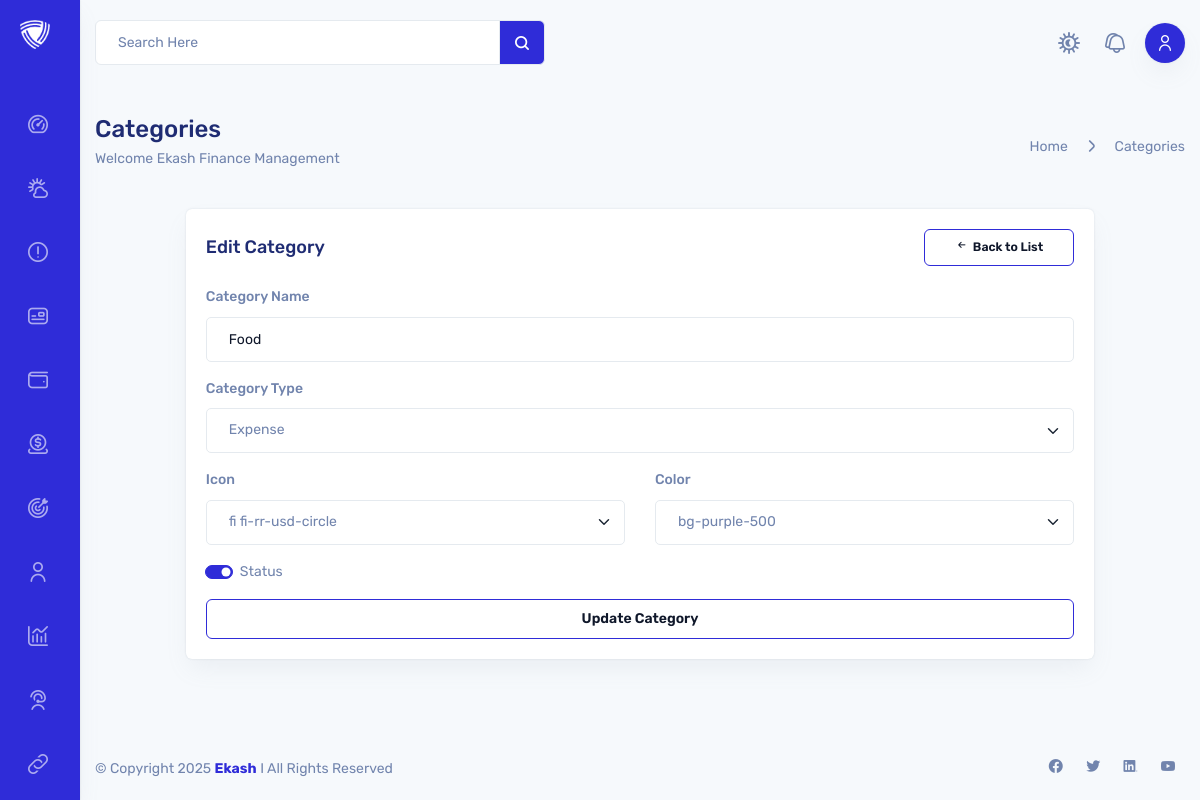
Page /categories/edit/3/ (signed in) on the committed database.
### category/models.py (models this page shows, shortened)
class Category(models.Model):
    user = models.ForeignKey(Account, on_delete=models.CASCADE, related_name='category_user', null=True, blank=True)
    category_type = models.ForeignKey(CategoryType, on_delete=models.CASCADE, related_name='cat_type')
    category_icon = models.ForeignKey(Icon, on_delete=models.CASCADE, related_name='icon')
    category_icon_color = models.ForeignKey(Color, on_delete=models.CASCADE, related_name='icon_color')
    category_name = models.CharField(max_length=50, blank=True)
    slug = models.SlugField(max_length=264, unique=True)
    is_active = models.BooleanField(default=True)
    created_at = models.DateTimeField(auto_now_add=True)
    updated_at = models.DateTimeField(auto_now=True)
    class Meta:
        verbose_name = 'category'
        verbose_name_plural = 'categories'

### category/views.py (the view)
# urls.py: path('edit/<int:pk>/', views.edit_category, name='category-edit'),
def edit_category(request, pk):
    category = get_object_or_404(Category, pk=pk, user=request.user)
    if request.method == 'POST':
        form = CategoryFrom(request.POST, instance=category)
        if form.is_valid():
            category = form.save(commit=False)
            category.user = request.user  # Optional: reaffirm user
            category.save()
            return redirect('category:category-list')
    else:
        category = get_object_or_404(Category, pk=pk, user=request.user)
        form = CategoryFrom(instance=category)
        form_action = reverse('category:category-edit', args=[category.pk])
    return render(request, 'categories/category_create.html', {'form': form, 'form_action': form_action})

### category/forms.py
class CategoryFrom(forms.ModelForm):
    class Meta:
        model = Category
        exclude = ['user', 'slug']
        widgets = {
            'category_type': forms.Select(attrs={
                'class': 'form-select',
            }),
            'category_icon': forms.Select(attrs={
                'class': 'form-select',
            }),
            'category_icon_color': forms.Select(attrs={
                'class': 'form-select color-picker',
            }),
            'category_name': forms.TextInput(attrs={
                'class': 'form-control',
                'placeholder': 'Enter category name'
            }),
            'is_active': forms.CheckboxInput(attrs={
                'class': 'form-check-input',
            }),
        }

### category/models.py (called while the page is built)
    def __str__(self):
        return self.category_type_name

    def __str__(self):
        return self.icon_name

    def __str__(self):
        return self.color_name

### templates/categories/category_create.html (shortened to what this page needs)
{% extends 'core/base.html' %}
{% block content %}
<div class="container">
    <div class="row justify-content-center align-items-center g-0">
        <div class="col-12">
            <div class="page-title">
                <div class="row align-items-center justify-content-between">
                    <div class="col-xxl-8 col-xl-10 col-lg-12">
                        <div class="page-title-content">
                            <h3>Categories</h3>
                            <p class="mb-2">Welcome Ekash Finance Management</p>
                        </div>
                    </div>
                    <div class="col-auto">
                        <div class="breadcrumbs"><a href="#">Home </a>
                            <span><i class="fi fi-rr-angle-small-right"></i></span>
                            <a href="#">Categories</a>
                        </div>
                    </div>
                </div>
            </div>
        </div>
    </div>
    <div class="row justify-content-center align-items-center g-0">
        <div class="col-xxl-12 col-xl-12">
            <div class="row justify-content-center align-items-center g-0">
                <div class="col-xxl-8 col-xl-10 col-lg-12">
                    <div class="card">
                        <div class="card-header">
                            <h4 class="card-title">
                                {% if form.instance.pk %}Edit{% else %}Create{% endif %} Category
                            </h4>
                            <a href="{% url 'category:category-list' %}" class="btn btn-sm btn-outline-primary"><i
                                    class="fi fi-rr-arrow-small-left pt-2"></i> &nbsp;Back to List</a>
                        </div>
                        <div class="card-body">
                            <div class="create-new-category">
                                <form class="row" action="{{ form_action }}" method="POST">
                                    <div class="mb-3 col-12">
                                        <label class="form-label">Category Name </label>
                                        {{ form.category_name }}
                                    </div>
                                    <div class="mb-3 col-12">
                                        <label class="form-label">Category Type </label>
                                        {{ form.category_type }}
                                    </div>
                                    <div class="mb-3 col-6">
                                        <label class="form-label">Icon </label>
                                        {{ form.category_icon }}
                                    </div>
                                    <div class="mb-3 col-6">
                                        <label class="form-label">Color </label>
                                        {{ form.category_icon_color }}
                                    </div>
                                    <div class="mb-3 col-12 form-check form-switch">
                                        {{ form.is_active }}
                                        <label class="form-check-label">Status </label>
                                    </div>
                                    <div class="col-12">
                                        <button class="btn btn-outline-primary w-100">
                                            {% if form.instance.pk %}Update{% else %}Create{% endif %} Category
                                        </button>
                                    </div>
                                </form>
                            </div>
                        </div>
                    </div>
                </div>
            </div>
        </div>
    </div>
</div>
{% endblock %}

### templates/core/base.html (style rules this page uses)
.form-switch { padding-left: 3.5em; }

### rows in the picture
Category: category_name "Food", category_type "Expense", category_icon "fi fi-rr-usd-circle", category_icon_color "bg-purple-500", is_active "☑"
